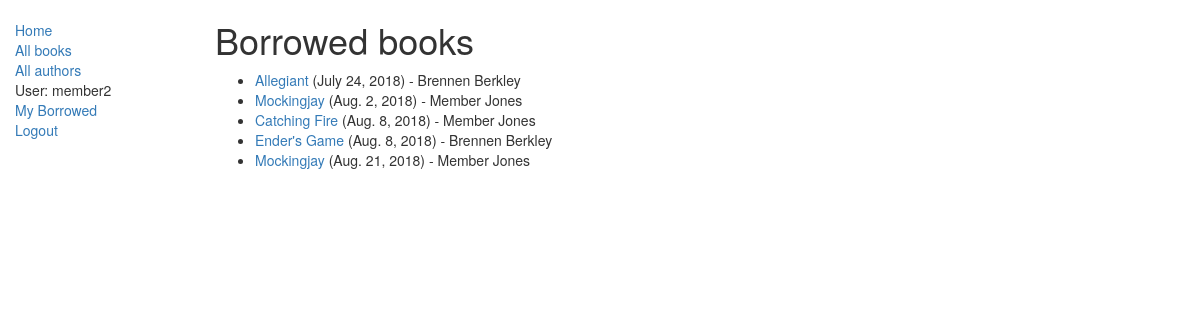
Page /catalog/borrowed/ (signed in) on the committed database.
### catalog/models.py (models this page shows, shortened)
class BookInstance(models.Model):
    id = models.UUIDField(
            primary_key=True,
            default=uuid.uuid4,
            help_text="Unique ID for this particular book across whole library")
    book = models.ForeignKey('Book', on_delete=models.SET_NULL, null=True)
    imprint = models.CharField(max_length=200)
    due_back = models.DateField(null=True, blank=True)
    borrower = models.ForeignKey(User, on_delete=models.SET_NULL, null=True, blank=True)
    @property
    def is_overdue(self):
        return self.due_back and date.today() > self.due_back
    LOAN_STATUS = (
        ('m', 'Maintenance'),
        ('o', 'On loan'),
        ('a', 'Available'),
        ('r', 'Reserved'),
    )
    status = models.CharField(
            max_length=1,
            choices=LOAN_STATUS,
            blank=True,
            default='m',
            help_text='Book availability')
    class Meta:
        ordering = ["due_back"]
        permissions = (("can_mark_returned", "Set book as returned"),)

class Book(models.Model):
    title = models.CharField(max_length=200)
    author = models.ForeignKey('Author', on_delete=models.SET_NULL, null=True)
    summary = models.TextField(
            max_length=1000,
            help_text='Enter a brief description of the book')
    isbn = models.CharField(
            'ISBN',
            max_length=13,
            help_text='13 Character <a href="https://www.isbn-international.org/content/what-isbn">ISBN number</a>')
    genre = models.ManyToManyField(
            Genre,
            help_text='Select a genre for this book')
    def display_genre(self):
        return ', '.join([ genre.name for genre in self.genre.all()[:3] ])
    display_genre.short_description = 'Genre'

### catalog/views.py (the view)
# urls.py: path('borrowed/', views.AllLoanedBooks.as_view(), name='borrowed'),
class AllLoanedBooks(LoginRequiredMixin,generic.ListView):
    model = BookInstance
    template_name ='catalog/bookinstance_list_borrowed_librarian.html'
    def get_queryset(self):
        return BookInstance.objects.filter(status__exact='o').order_by('due_back')

### catalog/templates/catalog/bookinstance_list_borrowed_librarian.html (shortened to what this page needs)
{% extends "base_generic.html" %}
{% block content %}
    <h1>Borrowed books</h1>
    {% if bookinstance_list %}
    <ul>
      {% for bookinst in bookinstance_list %}
      <li class="{% if bookinst.is_overdue %}text-danger{% endif %}">
        <a href="{% url 'book-detail' bookinst.book.pk %}">{{bookinst.book.title}}</a> ({{ bookinst.due_back }}) - {{bookinst.borrower.first_name}} {{bookinst.borrower.last_name}}
      </li>
      {% endfor %}
    </ul>
    {% else %}
      <p>There are no books borrowed.</p>
    {% endif %}
{% endblock %}

### catalog/templates/base_generic.html (shortened to what this page needs)
<!DOCTYPE html>
<html lang="en">
<head>
  <link rel="stylesheet" href="https://maxcdn.bootstrapcdn.com/bootstrap/3.3.7/css/bootstrap.min.css">
  {% load static %}
  <link rel="stylesheet" href="{% static 'css/styles.css' %}">
</head>
<body>
  <div class="container-fluid">
    <div class="row">
      <div class="col-sm-2">
        {% block sidebar %}
        <ul class="sidebar-nav">
          <li><a href="{% url 'index' %}">Home</a></li>
          <li><a href="{% url 'books' %}">All books</a></li>
          <li><a href="{% url 'authors' %}">All authors</a></li>
          {% if user.is_authenticated %}
          <li>User: {{ user.get_username }}</li>
          <li><a href="{% url 'my-borrowed' %}">My Borrowed</a></li>
          <li><a href="{% url 'logout'%}?next={{request.path}}">Logout</a></li>
          {% else %}
          <li><a href="{% url 'login'%}?next={{request.path}}">Login</a></li>
          {% endif %}
        </ul>
        {% endblock %}
      </div>
      <div class="col-sm-10 ">
        {% block content %}{% endblock %}
      </div>
    </div>
  </div>
</body>
</html>

### catalog/static/css/styles.css (style rules this page uses)
.sidebar-nav { margin-top: 20px; padding: 0; list-style: none; }

### rows in the picture
BookInstance: book "Allegiant", due_back "July 24, 2018", borrower.first_name "Brennen", borrower.last_name "Berkley"
BookInstance: book "Mockingjay", due_back "Aug. 2, 2018", borrower.first_name "Member", borrower.last_name "Jones"
BookInstance: book "Catching Fire", due_back "Aug. 8, 2018", borrower.first_name "Member", borrower.last_name "Jones"
BookInstance: book "Ender's Game", due_back "Aug. 8, 2018", borrower.first_name "Brennen", borrower.last_name "Berkley"
BookInstance: book "Mockingjay", due_back "Aug. 21, 2018", borrower.first_name "Member", borrower.last_name "Jones"

### other values in the picture
{{ user.get_username }} "member2"
